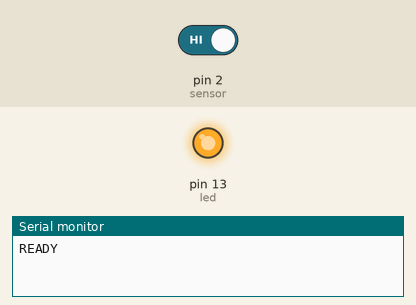
A sketch run on a simulated Arduino Uno, built with avr-gcc and run on an emulated ATmega328P. Parts: output pins drawn as LEDs (lit = HIGH), the last lines printed to the serial monitor. Dashed ring = blinking. Inputs (shaded band) come from the test bench; at power-on: pin 2 (sensor) HIGH.

Above: at 0.21 s.
At 0.62 s:
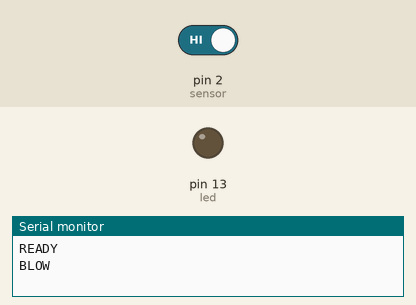
1.3 s: pin 2 (sensor) driven LOW
2.8 s: pin 2 (sensor) driven HIGH
At 3.01 s:
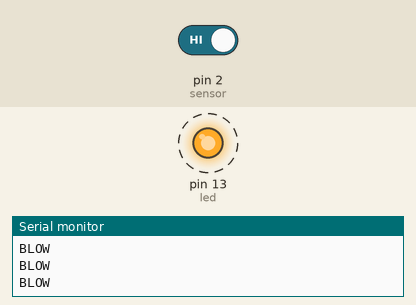
Timing chart, 0 to 11.8 s (numbered marks = the images above; inputs shaded):
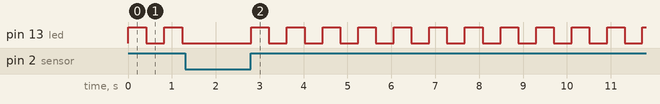

Measured:
- after the input at 1.3 s, pin 13 (led): stays LOW (without the input it goes to HIGH after 0.33 s)
- after the input at 2.8 s, pin 13 (led): alternates HIGH for 0.40 s and LOW for 0.41 s, starting at once

The sketch:

birthday_blow.ino
```cpp
int sensor = 2;
int led = 13;

// Tuning variables
const int MIN_PULSES  = 1;
const int WINDOW_MS   = 200;
const int DEBOUNCE_MS = 400;

int pulseCount = 0;
unsigned long windowStart = 0;
unsigned long lastTrigger = 0;

// Track the state of the "candle"
boolean is_on = true;

void setup() {
  Serial.begin(9600);
  pinMode(sensor, INPUT_PULLUP);
  pinMode(led, OUTPUT);

  // Start with the LED ON (the candle is lit)
  digitalWrite(led, HIGH);
  Serial.println("READY");
}

void loop() {
  int data = digitalRead(sensor);
  unsigned long now = millis();

  // 1. Detect Sound
  if (data == HIGH) {
    if (now - windowStart > WINDOW_MS) {
      pulseCount = 0;
      windowStart = now;
    }
    pulseCount++;
    delay(10);
  }

  // 2. The Toggle Event
  if (pulseCount >= MIN_PULSES && (now - lastTrigger) > DEBOUNCE_MS) {

    // Toggle the variable
    is_on = !is_on;

    // Apply the toggle to the physical LED
    digitalWrite(led, is_on ? HIGH : LOW);

    // Tell Python what happened
    Serial.println("BLOW");

    // Reset counters and set the debounce timer
    pulseCount = 0;
    lastTrigger = now;

    // A small delay here helps prevent the sound of the
    // breath from triggering a "double toggle"
    delay(200);
  }
}
```
